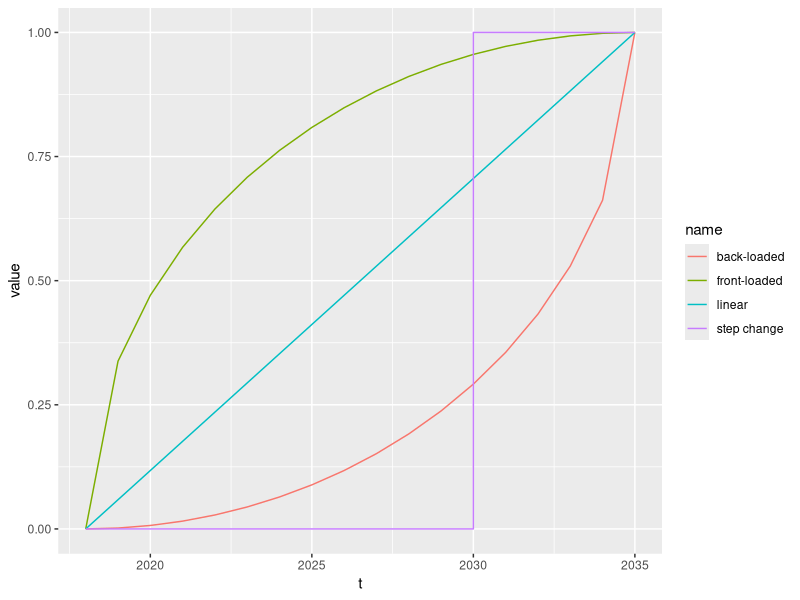

Recreate this plot in R.
## ---- chunk 1
#| echo: false
#| fig-cap: "Illustration of time profile changes"
#| warning: false



library(dplyr)
library(ggplot2)
library(tibble)
library(tidyr)


H <- 2035
B <- 2018
t <- B:H
df <- tibble(
  t = t,
  linear = (t - B) / (H - B),
  `front-loaded` = sqrt((H - B)^2 - (H - t)^2) / (H - B),
  `back-loaded` = 1 - sqrt((H - B)^2 - (t - B)^2) / (H - B)
)

df <- df |> 
  mutate(`step change` = case_when(
    t <= 2030 ~ 0,
    TRUE ~ 1
  )) |> 
  bind_rows(tibble(t = 2030, linear = df$linear[13], 
                   `front-loaded` = df$`front-loaded`[13], 
                   `back-loaded` = df$`back-loaded`[13],
                   `step change` = 1))

df |> 
  pivot_longer(-t) |>
  ggplot(aes(t, value, colour = name)) +
  geom_line()
